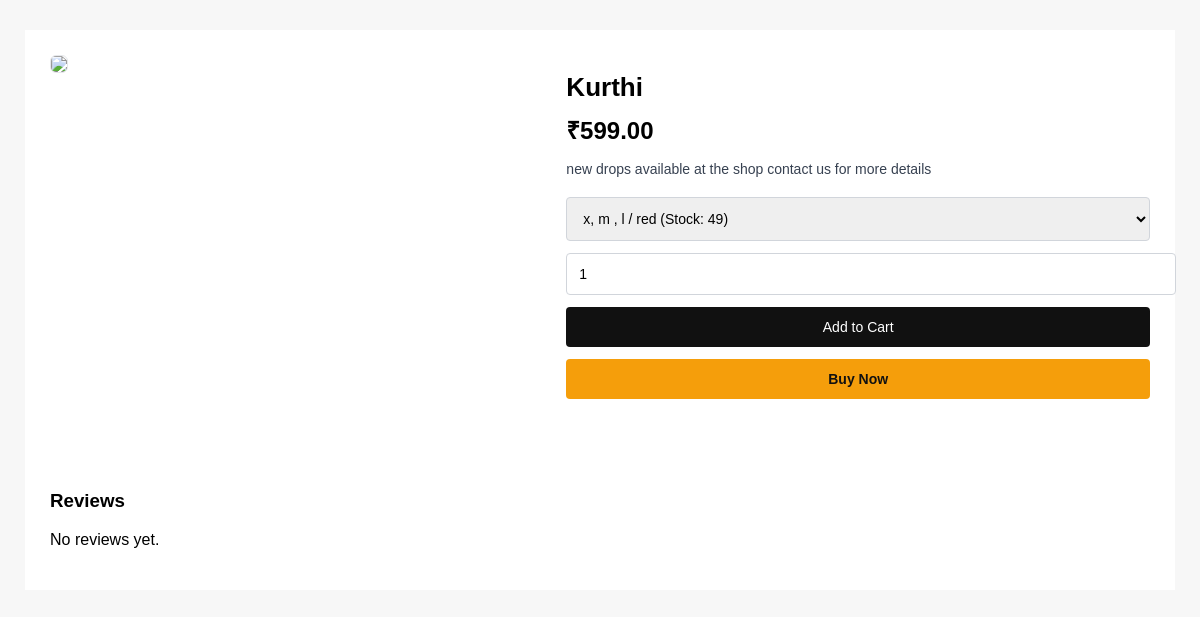
The page /products/product/zila-classic/ on the database as committed earlier.
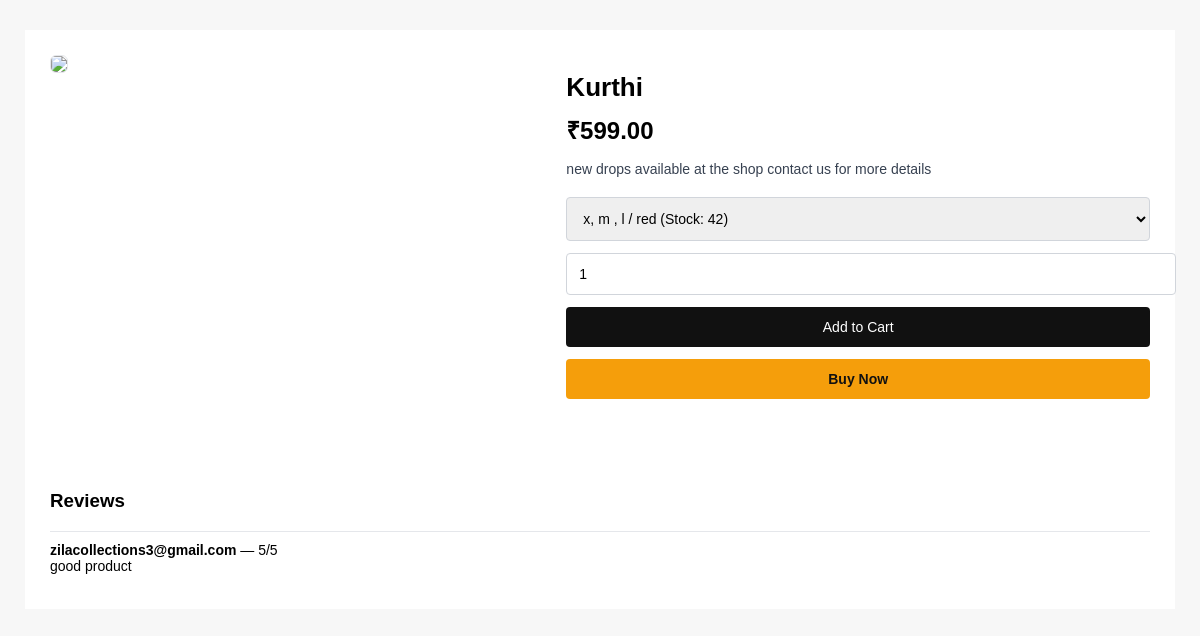
The same page on the database as committed later.
### apps/products/models.py (models this page shows, shortened)
class Review(models.Model):
    product = models.ForeignKey(
        Product,
        on_delete=models.CASCADE,
        related_name='reviews'
    )
    user = models.ForeignKey(User, on_delete=models.CASCADE)
    rating = models.PositiveSmallIntegerField()  # 1 to 5
    comment = models.TextField()
    is_active = models.BooleanField(default=True)
    created_at = models.DateTimeField(auto_now_add=True)
    class Meta:
        unique_together = ('product', 'user')
        ordering = ['-created_at']

### apps/products/views.py (the view, shortened to what this page needs)
# urls.py: path('product/<slug:slug>/', product_detail, name='product_detail'),
def product_detail(request, slug):
    product = get_object_or_404(Product, slug=slug, is_active=True)
    variants = product.variants.filter(
        is_active=True,
        stock__gt=0
    )
    if not variants.exists():
        return redirect('product_list')
    reviews = product.reviews.filter(is_active=True)
    user_can_review = False
    return render(request, 'customer/product_detail.html', {
        'product': product,
        'variants': variants,
        'reviews': reviews,
        'user_can_review': user_can_review,
    })

### templates/customer/product_detail.html (shortened to what this page needs)
{% load static %}
<!DOCTYPE html>
<html>
<head>
</head>
<body>
<div class="container">
    <div class="image-box">
        {% if product.images.first %}
            <img src="{{ product.images.first.image.url }}">
        {% else %}
            <img src="{% static 'images/no-image.png' %}">
        {% endif %}
    </div>
    <div>
        <h1>{{ product.name }}</h1>
        <div class="price">₹{{ product.price }}</div>
        <div class="desc">{{ product.description }}</div>
        {% if variants %}
        <form method="post" action="{% url 'cart:add_to_cart_post' %}">
            <select name="variant_id" required>
                {% for v in variants %}
                    <option value="{{ v.id }}">
                        {{ v.size }} / {{ v.color }} (Stock: {{ v.stock }})
                    </option>
                {% endfor %}
            </select>
            <input type="number" name="quantity" value="1" min="1">
            <button type="submit">Add to Cart</button>
        </form>
        <form method="post" action="{% url 'cart:buy_now' %}">
            <button type="submit" class="buy">Buy Now</button>
        </form>
        {% endif %}
    </div>
    <div class="reviews">
        <h3>Reviews</h3>
        {% for r in reviews %}
            <div class="review">
                <strong>{{ r.user.username }}</strong> — {{ r.rating }}/5<br>
                {{ r.comment }}
            </div>
        {% empty %}
            <p>No reviews yet.</p>
        {% endfor %}
    </div>
</div>
</body>
</html>

Rows that differ between the two databases and show on the page:
added Review: user.username "zilacollections3@gmail.com", rating "5", comment "good product"
Other text that changed with them:
form field variant_id: "x, m , l / red (Stock: 49)" → "x, m , l / red (Stock: 42)"
text no longer shown: "No reviews yet."
